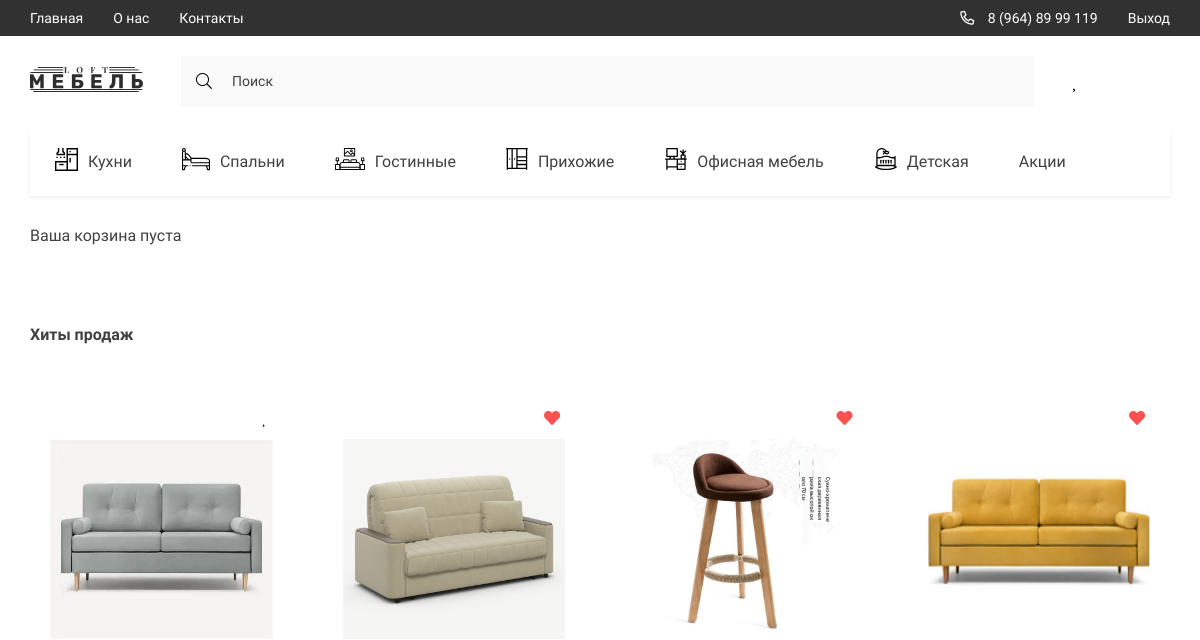
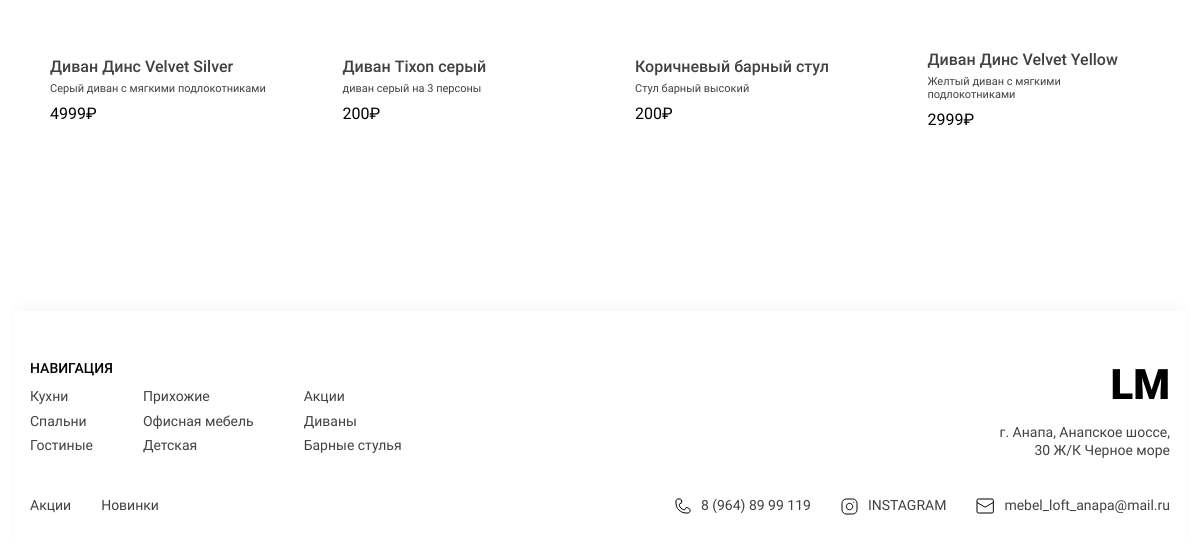
Page /basket/ (signed in) on the earlier database version (2 pictures, top to bottom).
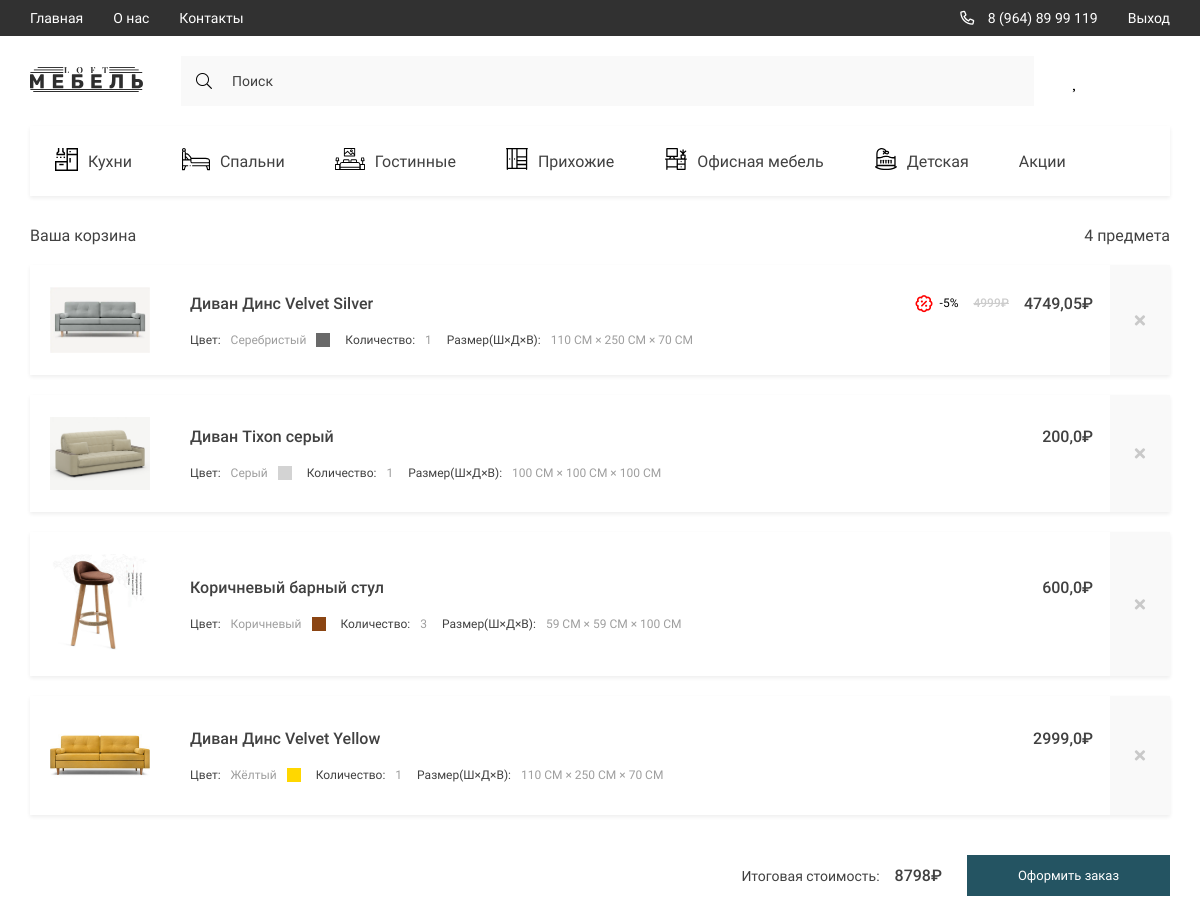
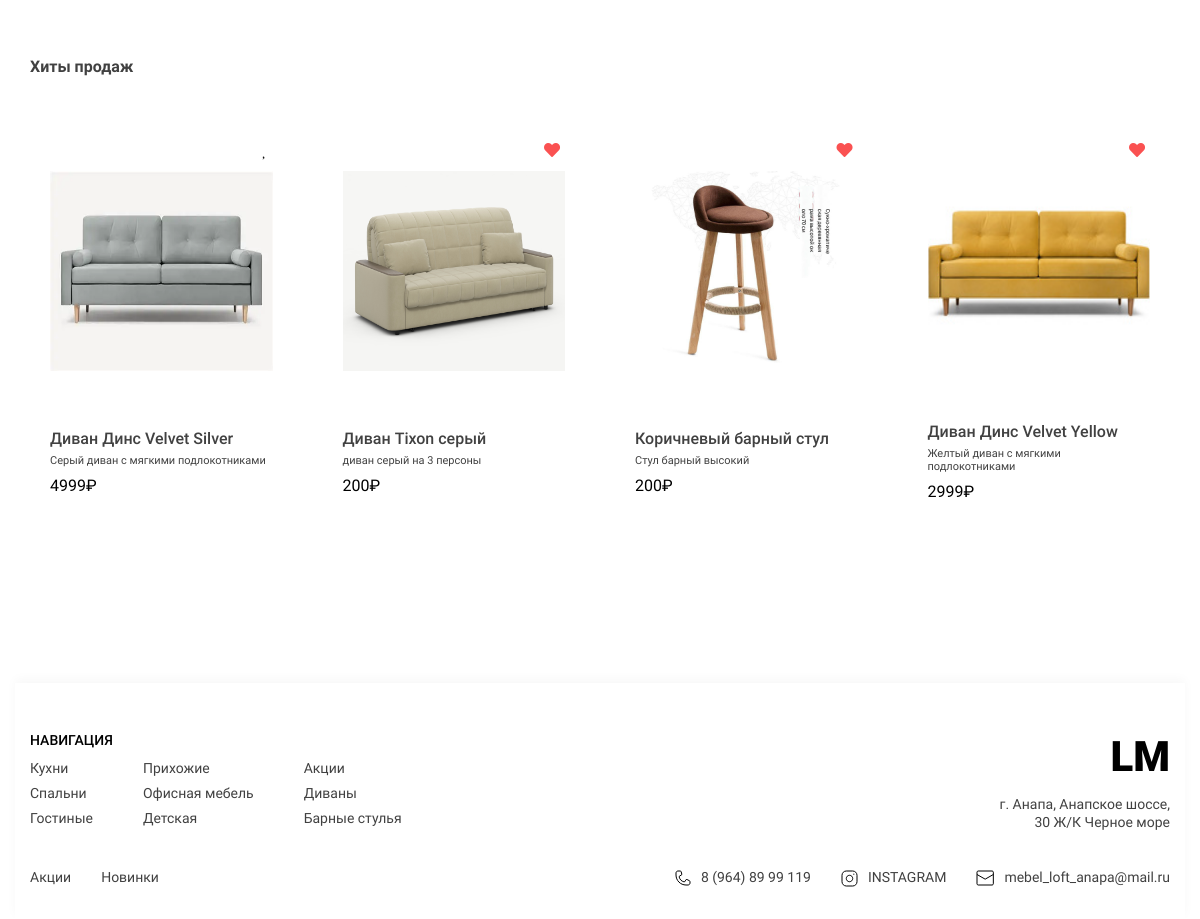
Same page on the later database version (2 pictures, top to bottom).
### LOFT/models.py (models this page shows, shortened)
class Prod(models.Model):
    title = models.CharField(max_length=100, verbose_name='Название модели')
    slug = models.SlugField(unique=True, verbose_name='Слаг модели')
    prod_model = models.ForeignKey('ProdModel', on_delete=models.CASCADE, verbose_name='Модель товара', related_name='prods', null=True, blank=True)
    description = models.CharField(max_length=350, verbose_name='Краткое описание')
    quantity = models.IntegerField(default=15, verbose_name='Количество')
    price = models.IntegerField(default=200, verbose_name='Цена')
    discount = models.IntegerField(default=0, verbose_name='Скидка')
    height = models.IntegerField(default=100, verbose_name='Высота')
    width = models.IntegerField(default=100, verbose_name='Ширина')
    length = models.IntegerField(default=100, verbose_name='Длина')
    color_name = models.CharField(max_length=50, default='Чёрный', verbose_name='Название цвета')
    color_code = models.CharField(max_length=10, default='#000000', verbose_name='Код цвета')
    category = models.ForeignKey(Cat, on_delete=models.CASCADE, verbose_name='Категория', related_name='products')
    created_at = models.DateTimeField(auto_now_add=True, verbose_name='Дата добавления')
    updated_at = models.DateTimeField(auto_now=True, verbose_name='Дата изменения')
    def get_absolute_url(self):
        return reverse('product', kwargs={'slug': self.slug})
    class Meta:
        verbose_name = 'Товар'
        verbose_name_plural = 'Товаров'

class ProdPhoto(models.Model):
    prod = models.ForeignKey(Prod, verbose_name='Фото товара', on_delete=models.CASCADE, related_name='prod_photo')
    image = models.ImageField(upload_to='products/', verbose_name='Фото товара')
    class Meta:
        verbose_name = 'Фото товара'
        verbose_name_plural = 'Фото товаров'

class Cat(models.Model):
    title = models.CharField(max_length=100, verbose_name='Название категории')
    slug = models.SlugField(unique=True, verbose_name='Слаг категории')
    parent = models.ForeignKey('self', null=True, blank=True, on_delete=models.CASCADE, verbose_name='Родитель',
                               related_name='subcats')
    def get_absolute_url(self):
        return reverse('category', kwargs={'slug': self.slug})
    class Meta:
        verbose_name = 'Категорию'
        verbose_name_plural = 'Категории'

class Basket(models.Model):
    user = models.OneToOneField(Customer, on_delete=models.CASCADE, verbose_name='Покупатель', related_name='basket')
    created_at = models.DateTimeField(auto_now_add=True, verbose_name='Дата создания')
    @property
    def total_price(self):
        return sum(prod.products_total_price for prod in self.basket_items.all())
    class Meta:
        verbose_name = 'Корзину'
        verbose_name_plural = 'Корзины'

class BasketItem(models.Model):
    basket = models.ForeignKey(Basket, on_delete=models.CASCADE, verbose_name='Корзина', related_name='basket_items')
    prod = models.ForeignKey(Prod, on_delete=models.CASCADE, verbose_name='Товар', related_name='basket_items')
    quantity = models.IntegerField(default=0, verbose_name='Количество')
    added_at = models.DateTimeField(auto_now_add=True, verbose_name='Дата добавления')
    updated_at = models.DateTimeField(auto_now=True, verbose_name='Дата изменения')
    @property
    def discounted_price(self):
        return self.prod.price * (1 - self.prod.discount / 100) * self.quantity
    @property
    def products_total_price(self):
        return self.quantity * self.prod.price
    class Meta:
        verbose_name = 'Товар в корзине'
        verbose_name_plural = 'Товары в корзинах'

### LOFT/views.py (the view)
# urls.py: path('basket/', basket_view, name='basket'),
def basket_view(request):
    if request.user.is_authenticated:
        basket = get_object_or_404(Basket, user=request.user.customer)
        categories = Cat.objects.all()
        products = Prod.objects.all().order_by('-created_at')
        context = {
            'favorites_ids': set(
                Favorites.objects.filter(user=request.user.customer).values_list('prod_id', flat=True)
            ),
            'categories': categories,
            'title': 'Корзина',
            'basket': basket,
            'products': products,
        }
        return render(request, 'basket.html', context=context)
    else:
        return redirect('login')

### LOFT/templates/basket.html (shortened to what this page needs)
{% extends "base.html" %}
{% load static %}
{% block content %}
            <div class="container">
                {% if basket.basket_items.exists %}
                <section class="basket">
                    <div class="basket__text">
                        <h1 class="basket__title">Ваша корзина</h1>
                        <span class="basket__count"><span>{{ basket.basket_items.count }}</span> предмета</span>
                    </div>
                    <div class="basket__items">
                        {% for item in basket.basket_items.all %}
                        <div class="basket__item">
                            <a href="{{ item.prod.get_absolute_url }}" class="basket__item-img">
                                <img src="{{ item.prod.prod_photo.first.image.url }}" alt="product">
                            </a>
                            <div class="basket__item-content">
                                <div class="basket__item-text">
                                    <h2 class="basket__item-title">{{ item.prod.title }}</h2>
                                    <p class="basket__item-price">
                                        <span class="discount">
                                            {% if item.prod.discount > 0 %}
                                                <i class="far fa-badge-percent"></i>
                                                -{{ item.prod.discount }}%
                                            {% endif %}
                                            </span>
                                            {% if item.prod.discount > 0 %}
                                            <span class="old__price"><span>{{ item.products_total_price }}</span>₽</span>
                                            {% endif %}
                                            <span class="price"><span>{{ item.discounted_price }}</span>₽</span>
                                    </p>
                                </div>
                                <div class="basket__options">
                                    <p class="basket__options-color">
                                        Цвет:
                                        <span class="color__name">{{ item.prod.color_name }}</span>
                                        <span class="color__block" style="background-color: {{ item.prod.color_code }};"></span>
                                    </p>
                                    <p class="basket__options-count">
                                        Количество: <span>{{ item.quantity }}</span>
                                    </p>
                                    <p class="basket__options-size">
                                        Размер(Ш×Д×В): <span>{{ item.prod.width }} СМ × {{ item.prod.length }} СМ × {{  item.prod.height}} СМ</span>
                                    </p>
                                </div>
                            </div>
                            <a method="post" href="{% url "basket_action" slug=item.prod.slug action="delete" %}" class="basket__delete">
                                <i class="fas fa-times"></i>
                            </a>
                        </div>
                        {% endfor %}
                    </div>
                    <form class="products__form">
                        <span>Итоговая стоимость:<span class="products__form-price">{{ basket.total_price }}₽</span> </span>
                        <a href="{% url 'checkout' %}" class="btn products__form-btn">Оформить заказ</a>
                    </form>
                </section>
                    {% else %}
                    <section class="basket">
                        <h1 class="basket__title">Ваша корзина пуста</h1>
                    </section>
                {% endif %}
                <section class="products">
                    <h2 class="products__title">Хиты продаж</h2>
                    {% include "components/_product_card.html" %}
                </section>
            </div>
{% endblock %}

### LOFT/templates/components/_product_card.html (shortened to what this page needs)
{% load static %}
<div class="products__content">
{% if category and category.slug != 'akcii' %}
    {% for product in category.products.all %}
    <div class="products__item">
    <a href="{% url 'toggle_favorite' slug=product.slug %}"
    class="products__item-heart {% if product.id in favorites_ids %}active{% endif %}"></a>
        <a href="{{ product.get_absolute_url }}">
            <img src="{{ product.prod_photo.first.image.url }}" alt="" class="products__item-img">
        </a>
        <div class="products__item-text">
            <h3 class="products__item-title">{{ product.title }}</h3>
            <div class="products__item-desrc">{{ product.description }}</div>
            <div class="products__item-price">{{ product.price }}₽</div>
        </div>
        <div class="products__item-options products__options">
            <h4 class="products__options-title">Размеры</h4>
            <ul class="products__options-list options__list">
                <li class="options__list-item">
                    <p class="options__list-text">ШИРИНА</p>
                    <span class="size">{{ product.width }} СМ</span>
                </li>
                <li class="options__list-item">
                    <p class="options__list-text">ДЛИНА</p>
                    <span class="size">{{ product.length }} СМ</span>
                </li>
                <li class="options__list-item">
                    <p class="options__list-text">ВЫСОТА</p>
                    <span class="size">{{ product.height }} СМ</span>
                </li>
            </ul>
            <a href="{% url 'basket_action' slug=product.slug action='add' %}" class="options__btn btn">Добавить в корзину</a>
        </div>
    </div>
    {% endfor %}
    {% for subcat in category.subcats.all %}
        {% for product in subcat.products.all %}
    <div class="products__item">
{% if product.id in favorites_ids %}
    <a href="{% url 'toggle_favorite' slug=product.slug %}" class="products__item-heart active"></a>
{% else %}
    <a href="{% url 'toggle_favorite' slug=product.slug %}" class="products__item-heart"></a>
{% endif %}
        <a href="{{ product.get_absolute_url }}">
            <img src="{{ product.prod_photo.first.image.url }}" alt="" class="products__item-img">
        </a>
        <div class="products__item-text">
            <h3 class="products__item-title">{{ product.title }}</h3>
            <div class="products__item-desrc">{{ product.description }}</div>
            <div class="products__item-price">{{ product.price }}₽</div>
        </div>
        <div class="products__item-options products__options">
            <h4 class="products__options-title">Размеры</h4>
            <ul class="products__options-list options__list">
                <li class="options__list-item">
                    <p class="options__list-text">ШИРИНА</p>
                    <span class="size">{{ product.width }} СМ</span>
                </li>
                <li class="options__list-item">
                    <p class="options__list-text">ДЛИНА</p>
                    <span class="size">{{ product.length }} СМ</span>
                </li>
                <li class="options__list-item">
                    <p class="options__list-text">ВЫСОТА</p>
                    <span class="size">{{ product.height }} СМ</span>
                </li>
            </ul>
            <a href="{% url 'basket_action' slug=product.slug action='add' %}" class="options__btn btn">Добавить в корзину</a>
        </div>
    </div>
    {% endfor %}
    {% endfor %}
    {% else %}
    {% for product in products %}
    <div class="products__item">
{% if product.id in favorites_ids %}
    <a href="{% url 'toggle_favorite' slug=product.slug %}" class="products__item-heart active"></a>
{% else %}
    <a href="{% url 'toggle_favorite' slug=product.slug %}" class="products__item-heart"></a>
{% endif %}
        <a href="{% url 'product' slug=product.slug %}">
            <img src="{{ product.prod_photo.first.image.url }}" alt="" class="products__item-img">
        </a>
        <div class="products__item-text">
            <h3 class="products__item-title">{{ product.title }}</h3>
            <div class="products__item-desrc">{{ product.description }}</div>
            <div class="products__item-price">{{ product.price }}₽</div>
        </div>
    </div>
    {% endfor %}
    {% endif %}
</div>

### LOFT/templates/components/_footer.html
{% load static %}
<footer class="footer">
            <div class="container">
                <div class="footer__content">
                    <div class="footer__navigate">
                        <div class="footer__navigate-part">
                            <h2 class="footer__navigate-title">НАВИГАЦИЯ</h2>
                            <div class="footer__navigate-lists">
                                <ul class="footer__navigate-list">
                                    {% for category in categories|slice:":3" %}
                                    <li><a href="{{ category.get_absolute_url }}" class="footer__navigate-links">{{ category.title }}</a></li>
                                    {% endfor %}
                                </ul>
                                <ul class="footer__navigate-list">
                                    {% for category in categories|slice:"3:6" %}
                                    <li><a href="{{ category.get_absolute_url }}" class="footer__navigate-links">{{ category.title }}</a></li>
                                    {% endfor %}
                                </ul>
                                <ul class="footer__navigate-list">
                                   {% for category in categories|slice:"6:9" %}
                                    <li><a href="{{ category.get_absolute_url }}" class="footer__navigate-links">{{ category.title }}</a></li>
                                    {% endfor %}
                                </ul>
                            </div>
                        </div>
                        <div class="footer__navigate-part _right">
                            <a href="{% url 'main' %}" class="footer__logo">LM</a>
                            <p class="footer__adress">г. Анапа, Анапское шоссе, 30 Ж/К Черное море</p>
                        </div>
                    </div>
                    <div class="footer__social">
                        <ul class="footer__navigate-list _short">
                            <li><a href="{% url 'category' slug='akcii' %}" class="footer__navigate-links">Акции</a></li>
                            <li><a href="{% url 'main' %}" class="footer__navigate-links">Новинки</a></li>
                        </ul>
                        <ul class="footer__social-list">
                            <li>
                                <a href="tel:89648999119" class="footer__social-links">
                                    <img src="{% static 'assets/icons/phone.svg' %}" alt="phone">
                                    8 (964) 89 99 119
                                </a>
                            </li>
                            <li>
                                <a href="https://www.instagram.com/" target="_blank" class="footer__social-links">
                                    <img src="{% static 'assets/icons/inst.svg' %}" alt="insta">
                                    INSTAGRAM
                                </a>
                            </li>
                            <li>
                                <a href="mailto:mebel_loft_anapa@mail.ru" target="_blank" class="footer__social-links">
                                    <img src="{% static 'assets/icons/mail.svg' %}" alt="mail">
                                    mebel_loft_anapa@mail.ru
                                </a>
                            </li>
                        </ul>
                    </div>
                </div>
            </div>
        </footer>

Differences in the rows shown:
now on this page (row unchanged): Basket: basket_items.count "4", total_price "8798"
added BasketItem: prod.prod_photo.first.image (picture), prod "Диван Динс Velvet Silver", prod.discount "5", products_total_price "4999", discounted_price "4749,05", prod.color_name "Серебристый", quantity "1", prod.width "110", prod.length "250", prod.height "70"
added BasketItem: prod.prod_photo.first.image (picture), prod "Диван Tixon серый", discounted_price "200,0", prod.color_name "Серый", quantity "1", prod.width "100", prod.length "100", prod.height "100"
added BasketItem: prod.prod_photo.first.image (picture), prod "Коричневый барный стул", discounted_price "600,0", prod.color_name "Коричневый", quantity "3", prod.width "59", prod.length "59", prod.height "100"
added BasketItem: prod.prod_photo.first.image (picture), prod "Диван Динс Velvet Yellow", discounted_price "2999,0", prod.color_name "Жёлтый", quantity "1", prod.width "110", prod.length "250", prod.height "70"
Other differences:
text no longer shown: "Ваша корзина пуста"
text now shown: "Ваша корзина предмета Итоговая стоимость: ₽ Оформить заказ"
